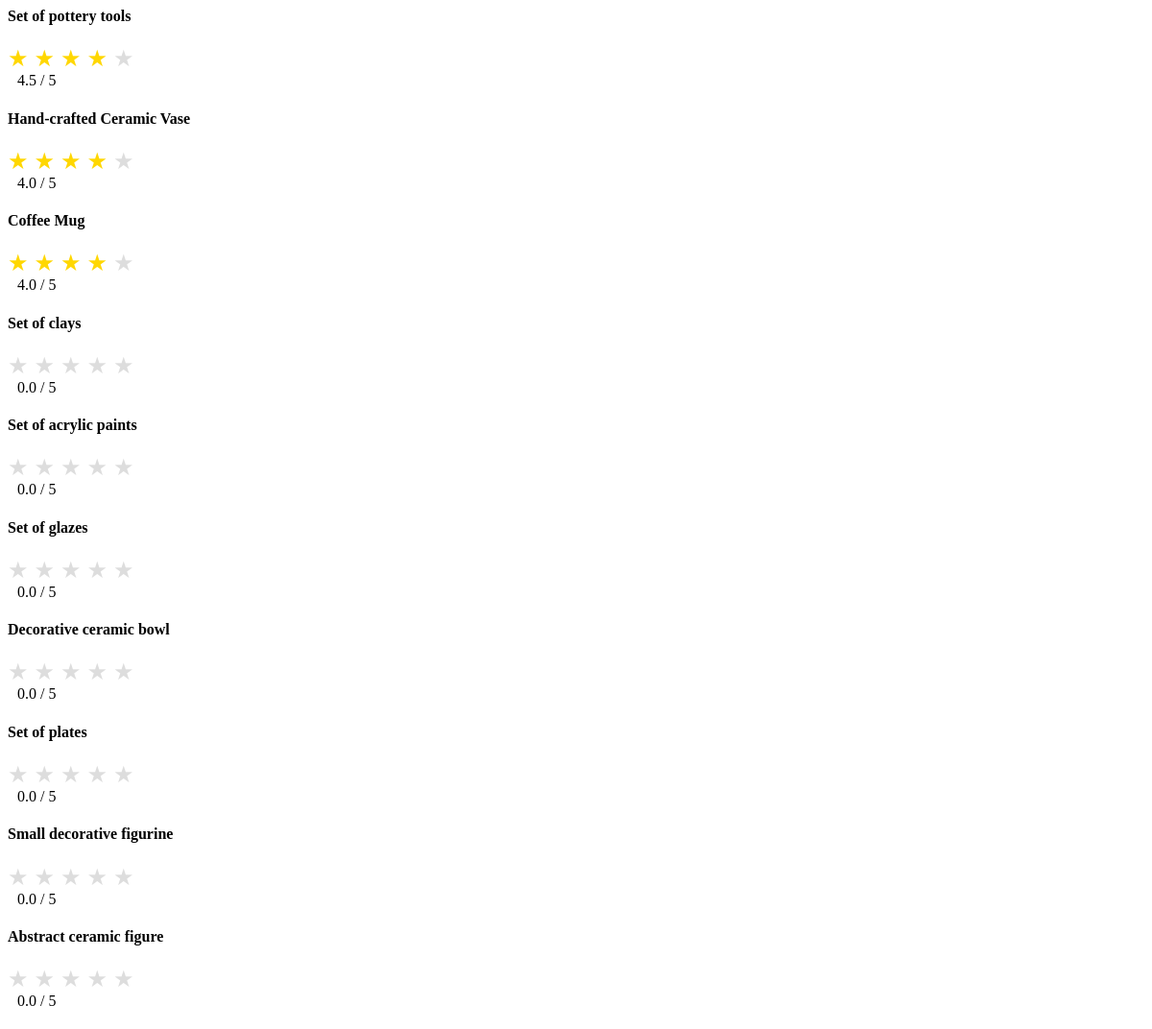
/ratings/, run on the app's committed database.
### products/models.py (models this page shows, shortened)
class Item(models.Model):
    name = models.CharField(max_length=255)
    description = models.TextField(blank=True, null=True)
    price = models.DecimalField(max_digits=10, decimal_places=2)
    category = models.ForeignKey(Category, on_delete=models.CASCADE)
    subcategory = models.ForeignKey(SubCategory, on_delete=models.CASCADE, related_name='items', null=True, blank=True)
    image = models.ImageField(upload_to='item_images/', blank=True, null=True)

### ratings/views.py (the view)
# urls.py: path('', views.index, name='ratings'),
def index(request):
    items = Item.objects.annotate(avg_rating=Avg('rating__stars')).order_by('-avg_rating')
    return render(request, 'ratings/index.html', {'items': items})

### ratings/templates/ratings/index.html (shortened to what this page needs)
{% load static %}
{% block extra_css %}
<link rel="stylesheet" href="{% static 'ratings/styles.css' %}">
{% endblock %}
{% block content %}
<div class="container mt-4">
    <div class="items-list">
        {% for item in items %}
        <div class="item-card mb-4">
            <h4>{{ item.name }}</h4>
            <div class="rating-container" data-item-id="{{ item.id }}">
                <div class="stars">
                    {% for i in "12345" %}
                    <span class="star {% if item.avg_rating >= forloop.counter %}active{% endif %}"
                          data-value="{{ forloop.counter }}">★</span>
                    {% endfor %}
                </div>
                <span class="avg-rating">
                    {{ item.avg_rating|default_if_none:0|floatformat:1 }} / 5
                </span>
            </div>
        </div>
        {% endfor %}
    </div>
</div>
{% endblock %}

### ratings/static/ratings/styles.css (style rules this page uses)
.rating-container { margin: 20px 0; }
.stars { font-size: 24px; cursor: pointer; }
.star { color: #ddd; transition: color 0.2s; }
.star.active { color: #ffd700; }
.avg-rating { margin-left: 10px; font-size: 16px; }

### data on the page
Item: name "Set of pottery tools", avg_rating "4.5"
Item: name "Hand-crafted Ceramic Vase", avg_rating "4.0"
Item: name "Coffee Mug", avg_rating "4.0"
Item: name "Set of clays", avg_rating "0.0"
Item: name "Set of acrylic paints", avg_rating "0.0"
Item: name "Set of glazes", avg_rating "0.0"
Item: name "Decorative ceramic bowl", avg_rating "0.0"
Item: name "Set of plates", avg_rating "0.0"
Item: name "Small decorative figurine", avg_rating "0.0"
Item: name "Abstract ceramic figure", avg_rating "0.0"
